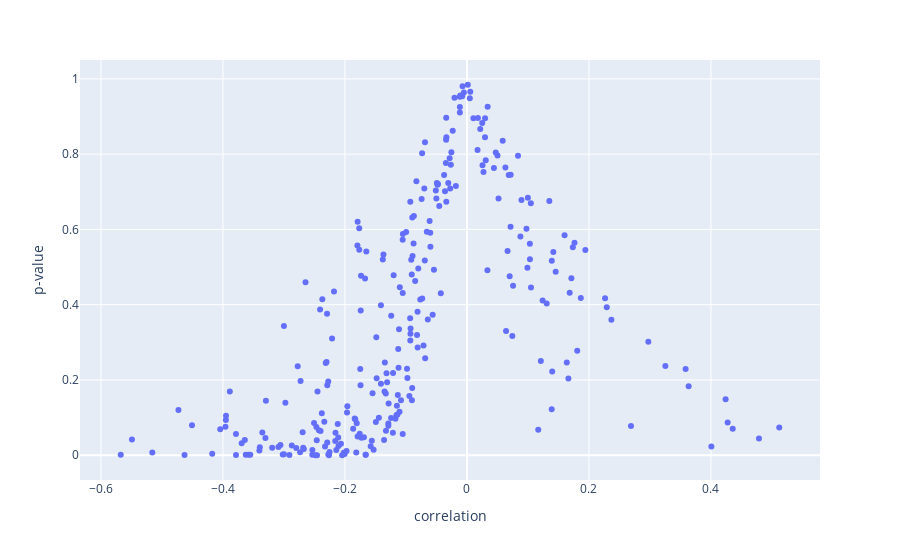

The code cell stored with this chart in its notebook:
### Code cell
px.scatter(x="correlation", y='p-value', hover_data=['player', 'games'],data_frame=df )

### Figure 1 — Plotly figure (JSON) as saved in the notebook; plotly's stock layout.template omitted (floating-point values rounded to 4 significant figures; data arrays with more than 128 entries replaced by an {"elided": "..."} marker saying what was removed)
{"data": [{"customdata": {"elided": "286x2 mixed values"}, "hovertemplate": "correlation=%{x}<br>p-value=%{y}<br>player=%{customdata[0]}<br>games=%{customdata[1]}<extra></extra>", "legendgroup": "", "marker": {"color": "#636efa", "symbol": "circle"}, "mode": "markers", "name": "", "orientation": "v", "showlegend": false, "type": "scatter", "x": {"elided": "286 float values"}, "xaxis": "x", "y": {"elided": "286 float values"}, "yaxis": "y"}], "layout": {"legend": {"tracegroupgap": 0}, "margin": {"t": 60}, "xaxis": {"anchor": "y", "domain": [0, 1], "title": {"text": "correlation"}}, "yaxis": {"anchor": "x", "domain": [0, 1], "title": {"text": "p-value"}}}}
